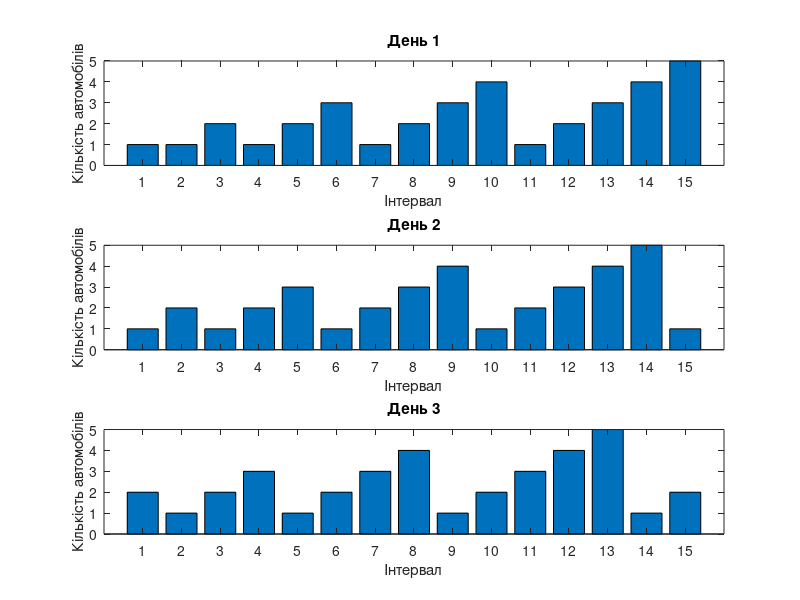
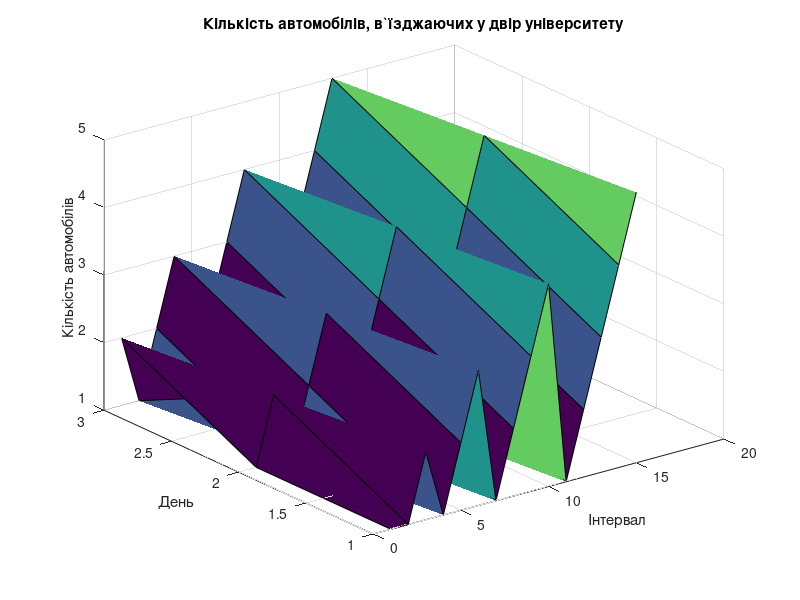

Here is the MATLAB script that generated these plots, in order:
data = [
    1 1 2 1 2 3 1 2 3 4 1 2 3 4 5;
    1 2 1 2 3 1 2 3 4 1 2 3 4 5 1;
    2 1 2 3 1 2 3 4 1 2 3 4 5 1 2
];

% pозмірність даних
[num_days, num_intervals] = size(data);

% у вигляді 2D графіку
figure;
for i = 1:num_days
    subplot(num_days, 1, i);
    bar(data(i, :));
    title(['День ', num2str(i)]);
    xlabel('Інтервал');
    ylabel('Кількість автомобілів');
end

% у вигляді 3D графіку
figure;
surf(data);
title('Кількість автомобілів, в`їзджаючих у двір університету');
xlabel('Інтервал');
ylabel('День');
zlabel('Кількість автомобілів');
